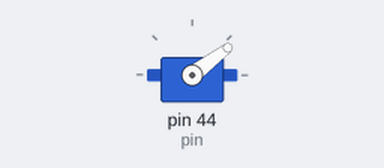
Recording of a sketch running on a simulated Arduino Mega 2560, built with avr-gcc and run on an emulated ATmega2560. On the bench: servo.

Above: at 0.05 s.
At 0.15 s:
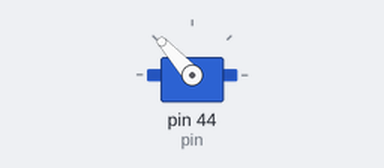
At 0.3 s:
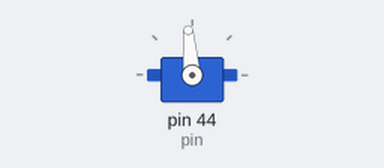
Timing chart, 0 to 3.0 s (numbered marks = the images above):
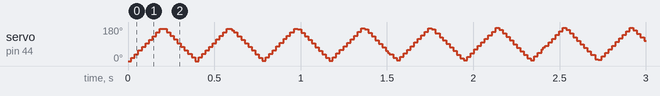

The sketch:

myServo.ino
```cpp
int pin = 44;
#include <Servo.h>
Servo myServo;
void setup() {
  myServo.attach(pin);
  Serial.begin(9600);
}

void loop() {
  myServo.write(0);
  for (int i = 0; i < 180; i++) {
    //Serial.println(i);
    myServo.write(i);
    delay(1);
  }
  for(int i = 180; i > 0; i--){
    myServo.write(i);
    delay(1);
  }

}
```
